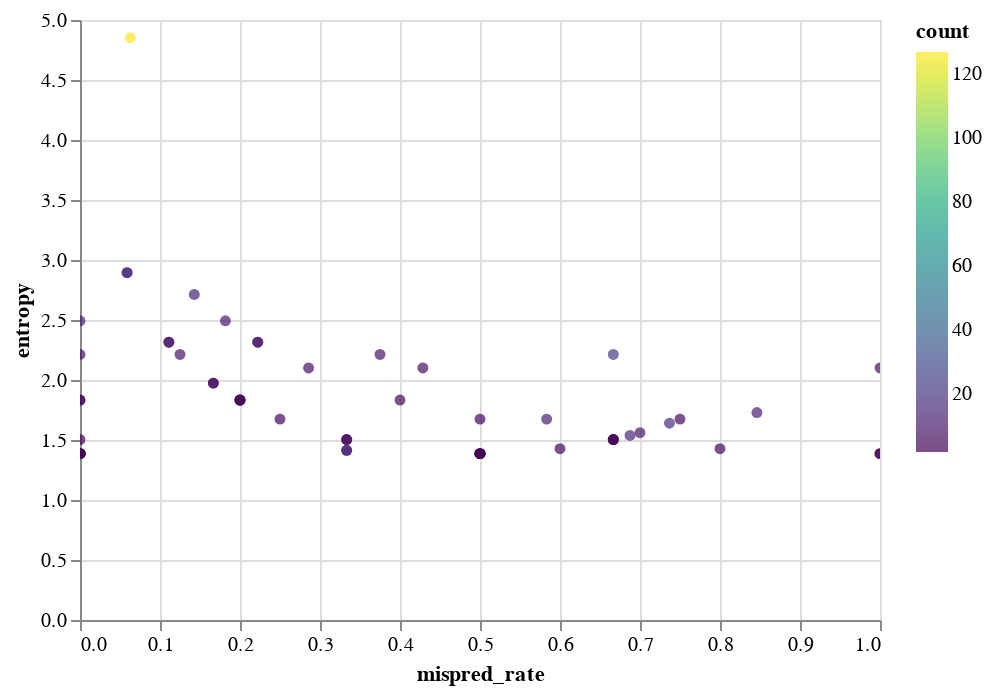

The notebook cell saved with this chart:
### Code cell
data = full_df[['mispredicted','taken','inst_rel_addr']]

alt.Chart(data).mark_circle().encode(
    x = 'mispred_rate:Q',
    y = 'entropy:Q',
    color = alt.Color('count:Q', scale=alt.Scale(scheme='viridis')), #'count:Q',
    tooltip='inst_rel_addr'
).transform_aggregate(
    mispred_rate = 'mean(mispredicted)',
    avg_taken = 'mean(taken)',
    count = 'count()',
    groupby=['inst_rel_addr']
).transform_calculate(
    entropy = '0-log(datum.avg_taken)-log(1-datum.avg_taken)'
).interactive()

### Figure 1 — Vega-Lite specification as saved in the notebook (floating-point values rounded to 4 significant figures; data arrays with more than 128 entries replaced by an {"elided": "..."} marker saying what was removed)
{"config": {"view": {"continuousWidth": 400, "continuousHeight": 300}}, "data": {"name": "data-b4fa51f03ba0e39892a598a558ffbc15"}, "mark": "circle", "encoding": {"color": {"field": "count", "scale": {"scheme": "viridis"}, "type": "quantitative"}, "tooltip": {"field": "inst_rel_addr", "type": "nominal"}, "x": {"field": "mispred_rate", "type": "quantitative"}, "y": {"field": "entropy", "type": "quantitative"}}, "selection": {"selector001": {"type": "interval", "bind": "scales", "encodings": ["x", "y"]}}, "transform": [{"aggregate": [{"op": "mean", "field": "mispredicted", "as": "mispred_rate"}, {"op": "mean", "field": "taken", "as": "avg_taken"}, {"op": "count", "as": "count"}], "groupby": ["inst_rel_addr"]}, {"calculate": "0-log(datum.avg_taken)-log(1-datum.avg_taken)", "as": "entropy"}], "$schema": "https://vega.github.io/schema/vega-lite/v4.17.0.json", "datasets": {"data-b4fa51f03ba0e39892a598a558ffbc15": {"elided": "1000 records"}}}
